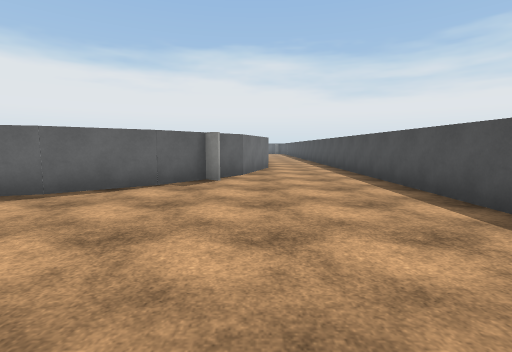
View 1 (above)

16 first-person views from a walk through a Unity game level. The camera is 1.4 m above the floor, tilts 6° down and sees 85° across. The floor is counted in squares, 2 m on a side. Each view is taken from the middle of a square. On the plan, view 1 faces up. The plan holds only what a view shows up to about 9 squares ahead; the rest is blank. The place goes on beyond the plan. Surface patterns are stand-ins for the level's own textures.

View 2
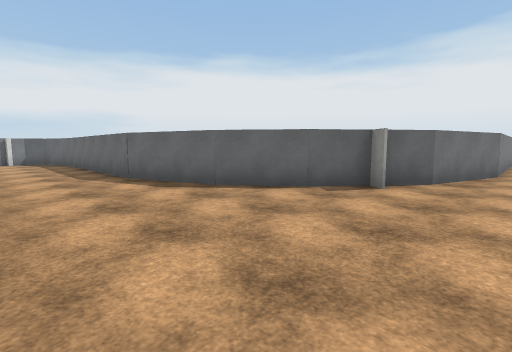

View 3
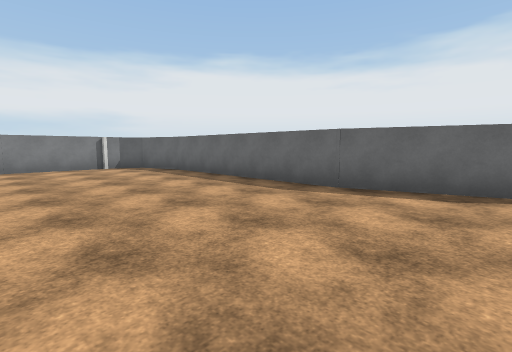

View 4
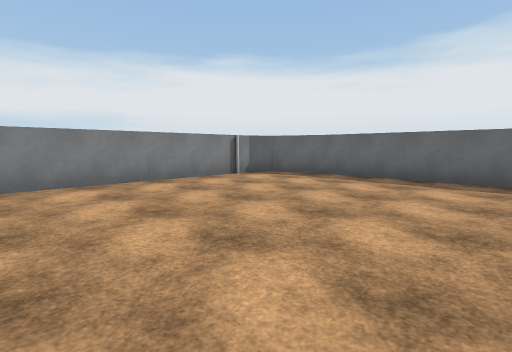

View 5
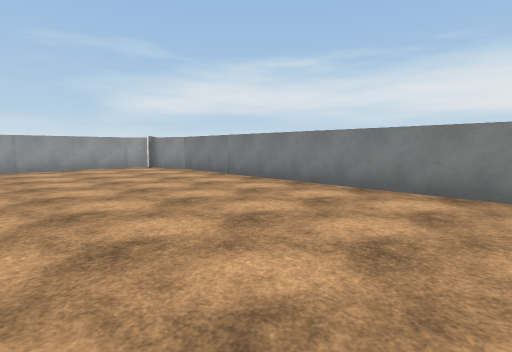

View 6
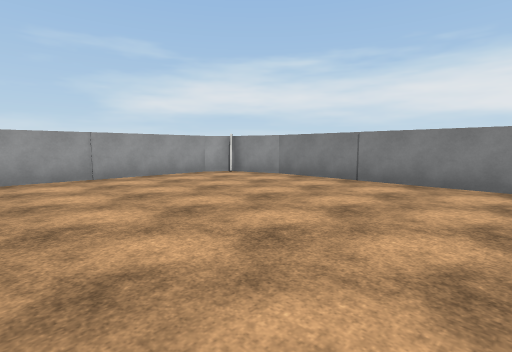

View 7
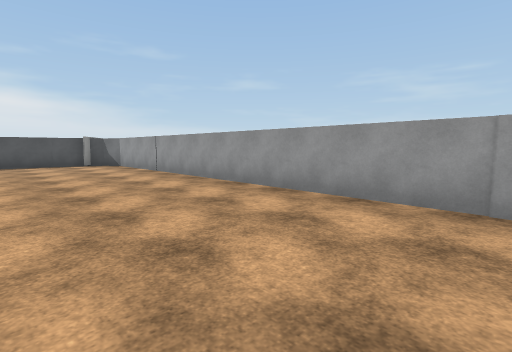

View 8
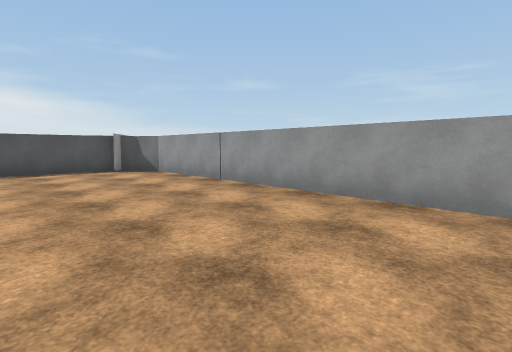

View 9
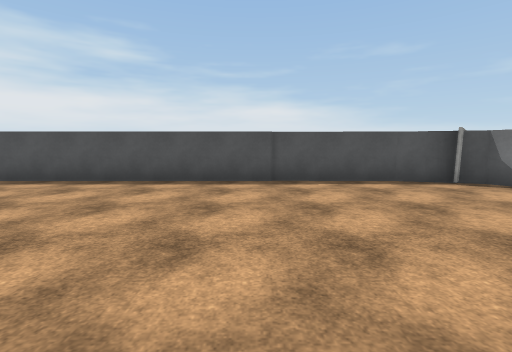

View 10
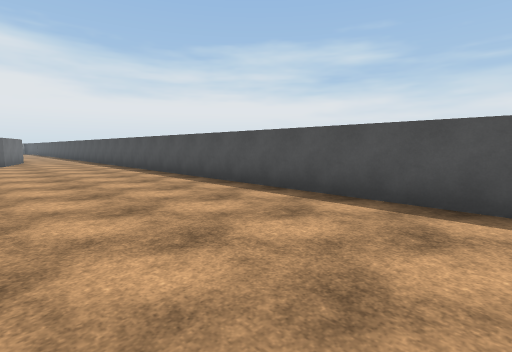

View 11
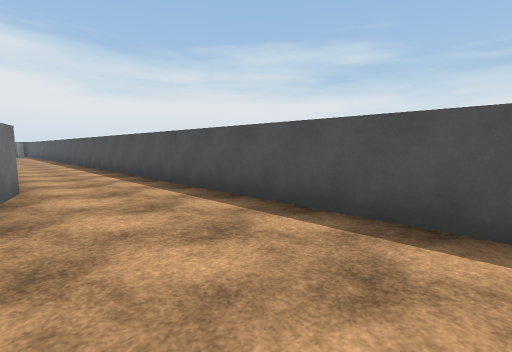

View 12
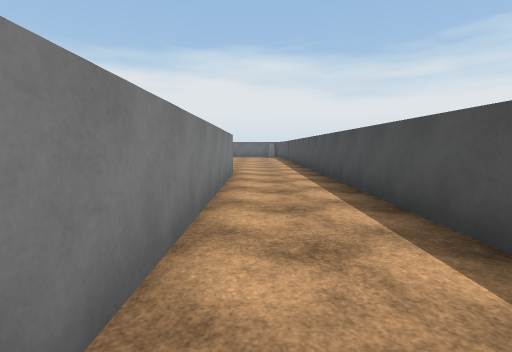

View 13
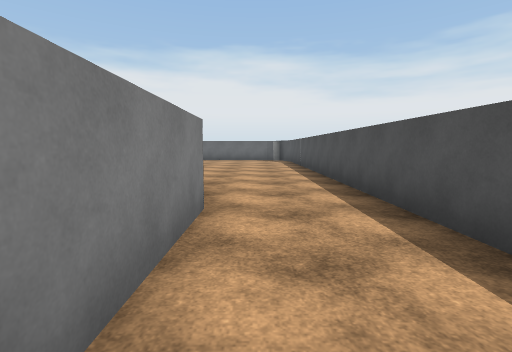

View 14
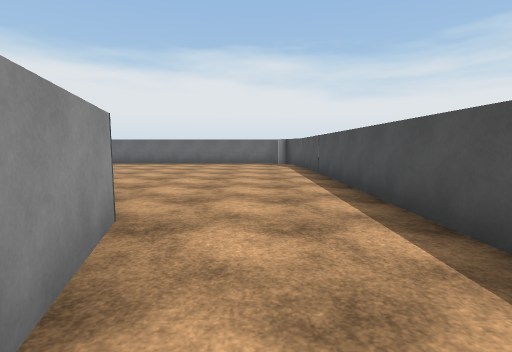

View 15
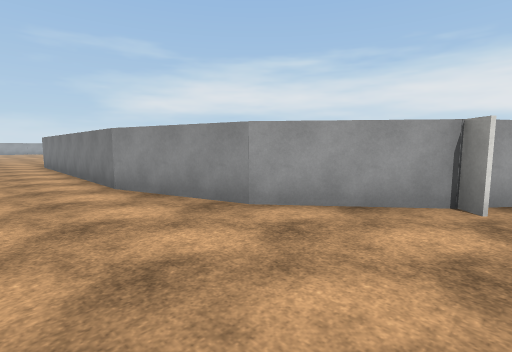

View 16
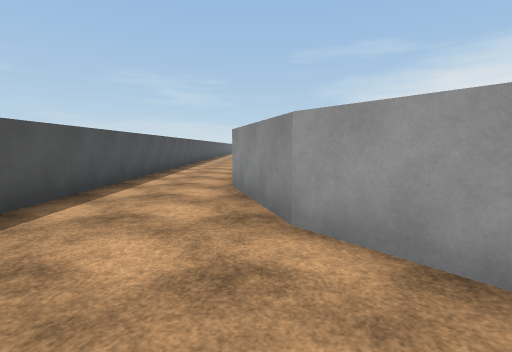

### Floor plan
Points are (right, up) in squares from view 1. A wall is a line through its corners. A room is listed if a view was taken in it or the views show most of it. See-through windows are left out.
Room 1 (views 1, 2, 3, 4, 5, 6, 7, 8, 9, 10, 11, 12, 13, 14, 15, 16)
walls: (-1.7, 5.1) (-3.1, 4.1) (-5.4, 3.4) (-10.9, 3.4); (-0.7, 5.7) (-1.1, 6); (-10.7, 3.4) (-12.2, 2.9) (-12.6, 2.3) (-12.6, -8.8); (2.7, -8.9) (2.7, 21.5); (-12.6, -8.7) (-12.2, -10.2) (-11.5, -10.6) (1.5, -10.7) (2.2, -10.3) (2.7, -8.8); (0.4, 16.1) (0.4, 9.4) (-0.3, 6.9) (-1.8, 5.1); (-1.5, 20.7) (-1.8, 20.4) (-0.3, 18.6) (0.4, 16); (-2.5, 20.9) (-1.8, 20.4)

Positions as (right, up) in squares from view 1, and headings:
1: (0, 0), facing up
2: (1, 1), facing up-left
3: (-3, -1), facing up-left
4: (-7, -3), facing up-left
5: (-8, -1), facing down-left
6: (-7, -4), facing down-left
7: (-9, -7), facing down-right
8: (-6, -7), facing down-right
9: (-3, -6), facing right
10: (-1, -6), facing up-right
11: (0, 4), facing up-right
12: (1, 9), facing up
13: (1, 13), facing up
14: (1, 16), facing up
15: (2, 21), facing down-left
16: (0, 21), facing down
